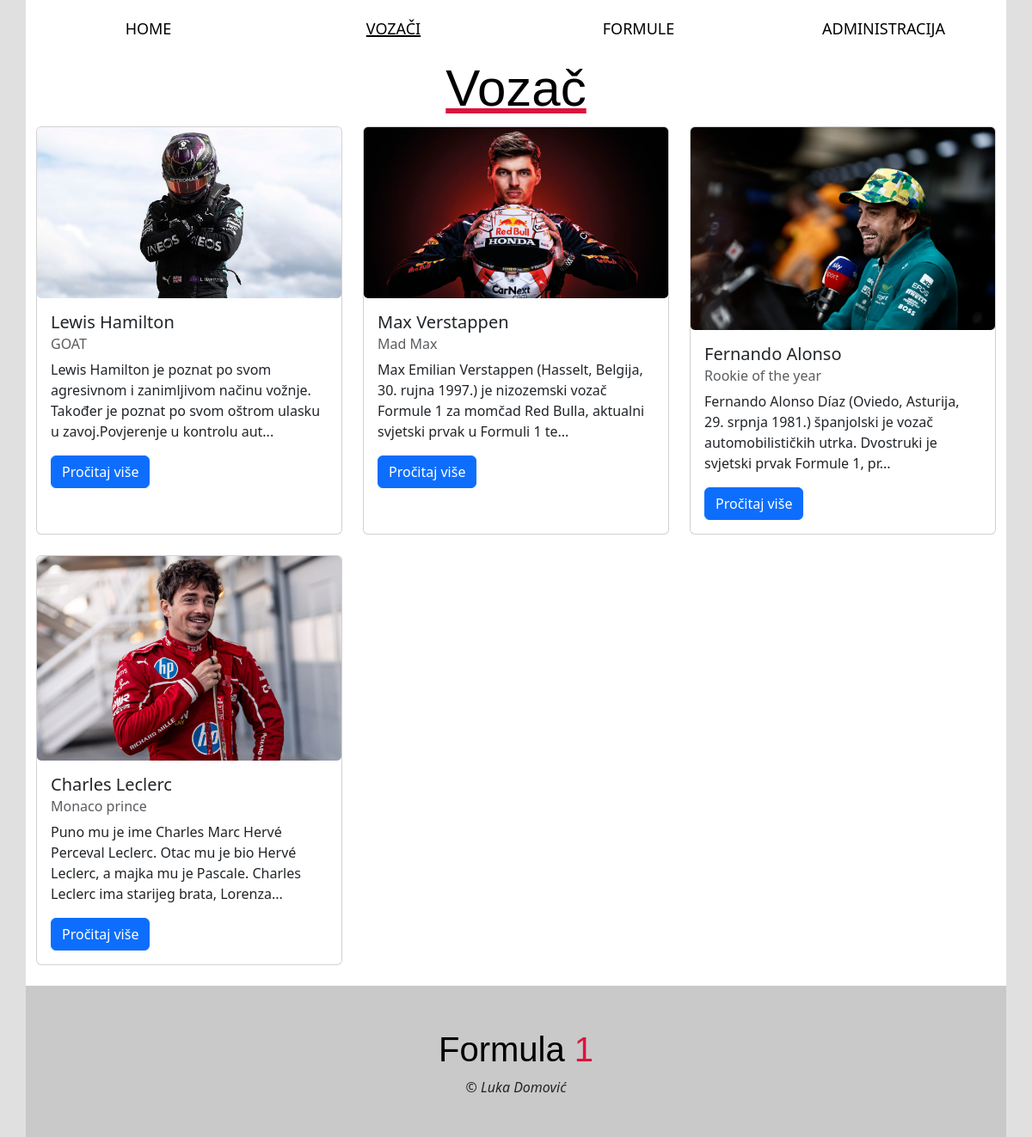
The app's page /php/kategorija.php?kategorija=Vozač with its own data.
### tables this page shows
CREATE TABLE `vijesti` (
  `id` int(11) NOT NULL,
  `naslov` varchar(255) NOT NULL,
  `podnaslov` varchar(255) NOT NULL,
  `slika` varchar(255) DEFAULT NULL,
  `sadrzaj` text NOT NULL,
  `kategorija` enum('Vozač','Formula') NOT NULL,
  `prikaz` tinyint(1) DEFAULT 0,
  `datum` timestamp NOT NULL DEFAULT current_timestamp()
);

### php/kategorija.php (the view, shortened to what this page needs)
<?php
$kategorija = isset($_GET['kategorija']) ? $_GET['kategorija'] : '';
$host = 'localhost';
$user = 'root';
$pass = '';
$dbname = 'pwa_projekt';
$conn = new mysqli($host, $user, $pass, $dbname,3307);
$stmt = $conn->prepare("SELECT id, naslov, podnaslov, slika, sadrzaj FROM vijesti WHERE kategorija = ?");
$stmt->bind_param("s", $kategorija);
$stmt->execute();
$result = $stmt->get_result();
$aktivnaKategorija = $kategorija;
?>
<!doctype html>
<html lang="hr">
<head>
    <link rel="stylesheet" href="../css/style.css">
    <link href="https://cdn.jsdelivr.net/npm/bootstrap@5.3.6/dist/css/bootstrap.min.css" rel="stylesheet">
</head>
<body style="background-color: rgb(224, 224, 224);">
<div class="header">
<nav>
    <div class="container razmak">
        <div class="row">
            <div class="col-lg-3 col-md-12 col-sm-12 text-center">
                <div class="navigacija">
                    <a href="../index.php">Home</a>
                </div>
            </div>
            <div class="col-lg-3 col-md-12 col-sm-12 text-center">
                <div class="navigacija">
                    <a  href="kategorija.php?kategorija=Vozač"  class="<?php if ($aktivnaKategorija === 'Vozač') echo 'activ'; ?>">Vozači</a>
                </div>
            </div>
            <div class="col-lg-3 col-md-12 col-sm-12 text-center">
                <div class="navigacija">
                    <a href="kategorija.php?kategorija=Formula" class="<?php if ($aktivnaKategorija === 'Formula') echo 'activ'; ?>">Formule</a>
                </div>
            </div>
            <div class="col-lg-3 col-md-12 col-sm-12 text-center">
                <div class="navigacija">
                    <a href="administracija.php">Administracija</a>
                </div>
            </div>
        </div>
    </div>
</nav>
</div>
<main>
    <div class="container razmak">
        <h1 class="text-center naslov1"><?= htmlspecialchars($kategorija) ?></h1>
        <div class="row">
            <?php while ($row = $result->fetch_assoc()): ?>
                <div class="col-lg-4 md-6 sm-12 mb-4">
                    <div class="card h-100">
                        <?php if (!empty($row['slika'])): ?>
                            <img src="../img/<?= htmlspecialchars($row['slika']) ?>" class="card-img-top" alt="Slika">
                        <?php endif; ?>
                        <div class="card-body">
                            <h5 class="card-title vozac_mini_naslov"><?= htmlspecialchars($row['naslov']) ?></h5>
                            <h6 class="card-subtitle mb-2 text-muted vozac_mini_naslov"><?= htmlspecialchars($row['podnaslov']) ?></h6>
                            <p class="card-text"><?= substr(htmlspecialchars($row['sadrzaj']), 0, 150) ?>...</p>
                            <a href="clanak.php?id=<?= $row['id'] ?>" class="btn btn-primary">Pročitaj više</a>
                        </div>
                    </div>
                </div>
            <?php endwhile; ?>
        </div>
    </div>
</main>
<footer>
    <div class="container razmak podnozje">
        <div class="row">
            <div class="col-sm-12">
                <section>
                    <h1 class="text-center naslov2">Formula <span>1</span></h1>
                    <p class="text-center"><i>&copy Luka Domović</i></p>
                </section>
            </div>
        </div>
    </div>
</footer>
</body>
</html>

### css/style.css (style rules this page uses)
* { margin: 0; padding: 0; }
.container { background-color: rgb(255, 255, 255); }
.navigacija a { font-size: 18px; text-decoration: none; color: black; text-transform: uppercase; }
a.activ { text-decoration: underline 2px; }
.razmak { padding-top: 20px; }
img { width: 100%; border-radius: 5px; }
span { color: black; }
.naslov1 { font-family:'Franklin Gothic Medium', 'Arial Narrow', Arial, sans-serif; color:black; font-size: 60px; text-decoration: underline crimson; }
.naslov2 { font-family:'Franklin Gothic Medium', 'Arial Narrow', Arial, sans-serif; }
section { padding: 30px 0; }
.podnozje { background-color: rgb(201, 201, 201); }
.podnozje h1 { color: rgb(0, 0, 0); }
.podnozje span { color:crimson; }

### records on screen
vijesti: slika (picture), naslov "Lewis Hamilton", podnaslov "GOAT", sadrzaj "Lewis Hamilton je poznat po svom agresivnom i zanimljivom načinu vožnje. Također je poznat po svom oštrom ulasku u zavoj.Povjerenje u kontrolu aut"
vijesti: slika (picture), naslov "Max Verstappen", podnaslov "Mad Max", sadrzaj "Max Emilian Verstappen (Hasselt, Belgija, 30. rujna 1997.) je nizozemski vozač Formule 1 za momčad Red Bulla, aktualni svjetski prvak u Formuli 1 te"
vijesti: slika (picture), naslov "Fernando Alonso", podnaslov "Rookie of the year", sadrzaj "Fernando Alonso Díaz (Oviedo, Asturija, 29. srpnja 1981.) španjolski je vozač automobilističkih utrka. Dvostruki je svjetski prvak Formule 1, pr"
vijesti: slika (picture), naslov "Charles Leclerc", podnaslov "Monaco prince", sadrzaj "Puno mu je ime Charles Marc Hervé Perceval Leclerc. Otac mu je bio Hervé Leclerc, a majka mu je Pascale. Charles Leclerc ima starijeg brata, Lorenza"

### other values on screen
$kategorija "Vozač"
